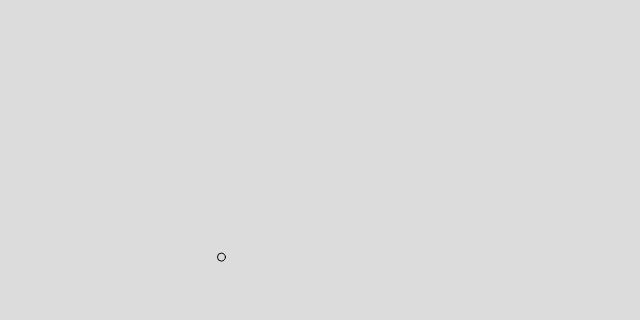
Frame 1 (no input)
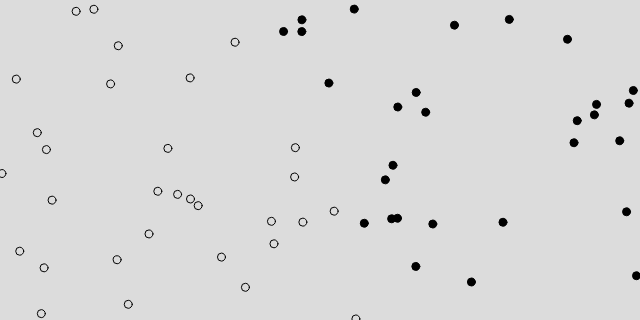
Frame 60 (no input)
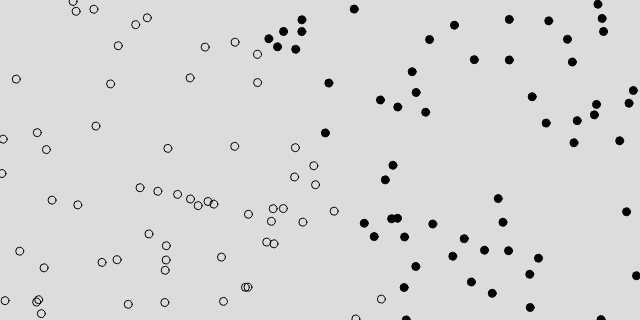
Frame 120 (the mouse pressed at the canvas centre since frame 60)

The p5.js sketch that drew these frames (run headless with seeded random() and noise() and a simulated clock; from frame 60 on, the mouse is pressed at the canvas centre):

// p5.js sketch
// ── sketch.js
let p; // variable to store perceptron object
let training = []; // array to store training data
let trainingData = 2000; // variable to set amount of training data
let count = 0; // counter to iterate through training data

function setup() {
  createCanvas(640, 320);
  // create perceptron object with 3 inputs
  p = new Perceptron(3);
  
  // generate training data
   for(let i = 0; i < trainingData; i++) {
     let x = random(-width/2,width/2);
     let y = random(-height/2, height/2);
     let answer = checkLine(y, f(x));
     // store each Trainer object in array
     training.push(new Trainer(x, y, answer))
   }
}

function draw() {
  background(220);
  
  translate(width/2, height/2);
  // stroke(255, 0, 0);
  // line(0, -height/2, 0, height/2);
  
  // train perceptron with training data
  p.train(training[count].inputs, training[count].answer);
  
  count = (count + 1) % training.length;
  for(let i = 0; i < count; i++){
    stroke(0);
    
    //store result of feedForward
    let guess = p.feedForward(training[i].inputs);
    if(guess > 0) {
      noFill()
    } else {
      fill(0);
    }
    ellipse(training[i].inputs[0], training[i].inputs[1], 8, 8);
  }
  
}

// funtion to generate line to classify training data
function f(x) {
  return 2*x+1;
}

// function to check if point is above or below line
function checkLine(y, yline){
  if(y < yline) {
    return -1;
  } else {
    return 1;
  }
}
// ── Perceptron.js
class Perceptron {
  
    // parameter is number of inputs
    constructor(n){
    // initialize an array of weights here
      this.weights = []
      // should have same amount of weights as inputs
      // weights should be random values between -1 and 1
      for(let i = 0; i < n; i++) {
        this.weights.push(random(-1, 1))
      }
      // don't worry about this until writing training function
       this.learningRate = 0.01; 
    }
    
    // determine if sum of calculated weights and inputs is higher or lower than zero
    // return 1 if greater than zero
    // return -1 if less than zero
    activate(sum){
      if(sum > 0){
        return 1;
      } else {
        return -1
      }
    }
    
    //feedForward algorithm
    // 1. multiply each input by its corresponding weight
    // 2. sum all the weighted inputs
    // 3. pass sum through activation function
    
    feedForward(inputs){
    let sum = 0
    for(let i = 0; i < inputs.length; i++) {
      sum += this.weights[i]*inputs[i]
    }
      return this.activate(sum);
    }
    
    // finish training function for homework
    train(inputs, desired){
      // store result of feed forward here
      let guess = this.feedForward(inputs)
      
      // error is difference between desired result and guess
      let error = desired - guess
      
      // adjust all weights by adding learning rate times error times inputs
      // weight1 + learningRate*error*input1 
      // -> do same for all weights
      for(let i = 0; i < inputs.length; i++) {
        this.weights[i] += this.learningRate * error * inputs[i]
      }
      
    }
    
  }
// ── Trainer.js
class Trainer{
  
    constructor(x, y, a){
      this.inputs = [x, y, 1];
      this.answer = a;
    }
    
  }
